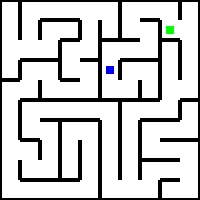
#> input picture rect-maze-master/mazeSolve-checkpoints/maze00.jpg, 200 x 200 px
$ python section3.py   (Python 2 division)
#> lines starting #> are read from the running program, lines starting #| are printed output that depends on the picture; after the words box and inside, x2 and y2 are one past the last pixel; in counts of white or black regions, pixels touching at a corner belong together
import numpy as np
import cv2

## Reads image in HSV format. Accepts filepath as input argument and returns the HSV
## equivalent of the image.
def readImageHSV(filePath):
    #############  Add your Code here   ###############
    img = cv2.imread(filePath)
    hsvImg = cv2.cvtColor(img, cv2.COLOR_BGR2HSV)
    ###################################################
    return hsvImg

## Reads image in binary format. Accepts filepath as input argument and returns the binary
## equivalent of the image.
def readImageBinary(filePath):
    #############  Add your Code here   ###############
    img = cv2.imread(filePath, 0)
    ret, binaryImage = cv2.threshold(img, 10, 255, cv2.THRESH_BINARY)
    ###################################################
    return binaryImage

## The findNeighbours function takes a maze image and row and column coordinates of a cell as input arguments
## and returns a stack consisting of all the neighbours of the cell as output.
## Note :- Neighbour refers to all the adjacent cells one can traverse to from that cell provided only horizontal
## and vertical traversal is allowed.
def findNeighbours(img,row,column):
    neighbours = []
    #############  Add your Code here   ###############
    i = 0
    while(True):
        if img[i, i] != 0:
            border = i
            break
        i += 1
    i = border
    cell = 0
    while(True):
        if img[i, i] == 0:
            cell = i
            break
        i += 1
    if img[cell - border * 2, cell] == 0 or img[cell, cell - border * 2] == 0:
        cell = cell + border
    row_new = (2 * row + 1) * (cell / 2)
    col_new = (2 * column + 1) * (cell / 2)
    top = row_new - (cell / 2) + 1
    bottom = row_new + (cell / 2) - 2
    left = col_new - (cell / 2) + 1
    right = col_new + (cell / 2) - 2
    if img[top, col_new] != 0:
        neighbours.append([row - 1, column])
    if img[bottom, col_new] != 0:
        neighbours.append([row + 1, column])
    if img[row_new, left] != 0:
        neighbours.append([row, column - 1])
    if img[row_new, right] != 0:
        neighbours.append([row, column + 1])
    ###################################################
    return neighbours

##  colourCell basically highlights the given cell by painting it with the given colourVal. Care should be taken that
##  the function doesn't paint over the black walls and only paints the empty spaces. This function returns the image
##  with the painted cell.
##  You can change the colourCell() functions used in the previous sections to suit your requirements.

# [38 lines left out: function colourCell, not called in this run]

##  Function that accepts some arguments from user and returns the graph of the maze image.
def buildGraph(img):  ## You can pass your own arguments in this space.
    graph = {}
    #############  Add your Code here   ###############
    i = 0
    while(True):
        if img[i, i] != 0:
            border = i
            break
        i += 1
    i = border
    cell = 0
    while(True):
        if img[i, i] == 0:
            cell = i
            break
        i += 1
    if img[cell - border * 2, cell] == 0 or img[cell, cell - border * 2] == 0:
        cell = cell + border
    r = len(img) / cell
    c = len(img) / cell
    for i in range(r):
        for j in range(c):
            graph[(i, j)] = findNeighbours(img, i, j)
    ###################################################
    return graph

#####################################    Add Utility Functions Here   ###################################
##                                                                                                     ##
##                   You are free to define any functions you want in this space.                      ##
##                             The functions should be properly explained.                             ##
class Link():
    value = 0
    parent = 0
    def __init__(self, a, b):
        self.value = a
        self.parent = b

def next_num():                                     ##This is a sequence for assigning numbers to the cells in recursive function
    del x[0]
    return x[0]

def numberMaze(graph, initial, new, l):             ##This assigns numbers to the cells based on a certain algorithm that we have used
    empty = 0                                       ##Starting from the first cell, the cells are assigned number 1 and everytime a branching occurs the next cells are assigned the next numbers, and if branhing does not occur the same number is continuosly assigned.
    lar = 0                                         ##Them using class. we create links between these numbers, and to find shortest path between cells, we just traverse those certain numbers that we have assigned. suppose 1->3->5->8 are the links created, then to go from 1 to 8, we traverse all cells from 1 to 3 to 5 to the final cell in 8
    for k in graph[initial]:
        if new[tuple(k)] == -1:
            empty += 1
    if empty == 0:
        return
    elif empty == 1:
        for i in range(len(graph[initial])):
            if new[tuple(graph[initial][i])] == -1:
                new[tuple(graph[initial][i])] = new[initial]
                numberMaze(graph, tuple(graph[initial][i]), new, l)
    else:
        for i in range(len(graph[initial])):
            if new[tuple(graph[initial][i])] == -1:
                n = next_num()
                new[tuple(graph[initial][i])] = n
                l.append(Link(n, new[initial]))
                numberMaze(graph, tuple(graph[initial][i]), new, l)

def shortestNumberedPath(l, initial, final, path):      ##This function is required to find the shortest path
    if final == initial:                                ##It acquires the required sequence of links that had been developed using the algorith, explained above and returns it to the required function
        return
    else:
        for i in l:
            if i.value == final:
                parent = i.parent
                break
        path.append(parent)
        shortestNumberedPath(l, initial, parent, path)

def OptimumPath(markers, initial, final, filePath):         ##This function checks the length of all the possible paths and assigns the shortest path length and returns that path as the final shortest optimum path
    shortest = range(5000)
    img = readImageBinary(filePath)
    graph = buildGraph(img)
    if len(markers) == 0:
        shortest = findPath(graph, initial, final, img)
        optimumPath.append(shortest)
        return
    for k in markers:
        path = findPath(graph, initial, k, img)
        if len(path) < len(shortest):
            shortest = path
            marker = k
    markers.remove(marker)
    optimumPath.append(shortest)
    OptimumPath(markers, marker, final, filePath)
##                                                                                                     ##
##                                                                                                     ##
#########################################################################################################


##  Finds shortest path between two coordinates in the maze. Returns a set of coordinates from initial point
##  to final point.
def findPath(graph, initial, final, img): ## You can pass your own arguments in this space.
    #############  Add your Code here   ###############
    shortest = [initial]
    visited = [initial]
    count = 1
    global path
    path = []
    global new
    new = {}
    global l
    l = []
    graph = buildGraph(img)
    for k in graph.keys():
        new[k] = -1
    new[initial] = 1
    global x
    x = range(1, 1000)
    numberMaze(graph, initial, new, l)
    path.append(new[final])
    shortestNumberedPath(l, new[initial], new[final], path)
    path.reverse()
    current = initial
    while(True):
        if current == final:
            return shortest
        for j in graph[current]:
            if not tuple(j) in visited:
                if new[tuple(j)] == new[current]:
                    current = tuple(j)
                    shortest.append(current)
                    visited.append(current)
                    break
                else:
                    if new[tuple(j)] == path[count]:
                        count += 1
                        shortest.append(tuple(j))
                        current = tuple(j)
                        visited.append(current)
                        break
    ###################################################


## The findMarkers() function returns a list of coloured markers in form of a python dictionaries
## For example if a blue marker is present at (3,6) and red marker is present at (1,5) then the
## dictionary is returned as :-
##          list_of_markers = { 'Blue':(3,6), 'Red':(1,5)}

def findMarkers(filepath):    ## You can pass your own arguments in this space.
    list_of_markers = {}
    #############  Add your Code here   ###############
    i = 10
    img = cv2.imread(filepath)
    while i < len(img):
        j = 10
        while j < len(img[0]):
            pixel = img[i, j]
            if pixel[0] < 10 and pixel[1] < 10:
                list_of_markers['Red'] = ((i-10)/20, (j-10)/20)
            if pixel[0] < 10 and pixel[2] < 10:
                list_of_markers['Green'] = ((i-10)/20, (j-10)/20)
            if pixel[1] < 10 and pixel[2] < 10:
                list_of_markers['Blue'] = ((i-10)/20, (j-10)/20)
            if pixel[0] > 240 and pixel[1] < 10 and pixel[2] > 240:
                list_of_markers['Pink'] = ((i-10)/20, (j-10)/20)
            j += 20
        i += 20
    ###################################################
    return list_of_markers

## The findOptimumPath() function returns a python list which consists of all paths that need to be traversed
## in order to start from the bottom left corner of the maze, collect all the markers by traversing to them and
## then traverse to the top right corner of the maze.

def findOptimumPath(markers, initial, final, filePath):     ## You can pass your own arguments in this space.
    path_array = []
    #############  Add your Code here   ###############
    global optimumPath
    optimumPath = []
    OptimumPath(markers, initial, final, filePath)
    path_array = optimumPath
    ###################################################
    return path_array

## The colourPath() function highlights the whole path that needs to be traversed in the maze image and
## returns the final image.

# [12 lines left out: function colourPath, not called in this run]


## This is the main() function for the code, you are not allowed to change any statements in this part of
## the code. You are only allowed to change the arguments supplied in the findMarkers(), findOptimumPath()
## and colourPath() functions.

def main(filePath, flag = 0):
    imgHSV = readImageHSV(filePath)                ## Acquire HSV equivalent of image.
#> in readImageHSV, img is the input picture: shape (200, 200, 3); mean B, G, R 204.7, 204.7, 204.3
#> in readImageHSV, `hsvImg = cv2.cvtColor(img, cv2.COLOR_BGR2HSV)`: hsvImg: shape (200, 200, 3); mean H, S, V 2.1, 2.3, 205.1
    listOfMarkers = findMarkers(filePath)              ## Acquire the list of markers with their coordinates.
#> the loop in findMarkers, `while i < len(img):` made 10 passes
#> i on passes 1 to 10: 30, 50, 70, 90, 110, 130, 150, 170, 190, 210
#> after the loop in findMarkers, `while i < len(img):`: i = 210; list_of_markers = {'Green': (1, 8), 'Blue': (3, 5)}
#> listOfMarkers = {'Green': (1, 8), 'Blue': (3, 5)}
    test = str(listOfMarkers)
#> test = "{'Green': (1, 8), 'Blue': (3, 5)}"
    imgBinary = readImageBinary(filePath)          ## Acquire the binary equivalent of image.
#> in readImageBinary, `ret, binaryImage = cv2.threshold(img, 10, 255, cv2.THRESH_BINARY)`:
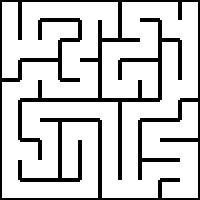
#> binaryImage: shape (200, 200); 80.5% white; 1 black region, box (x1, y1, x2, y2) and area: (0, 0, 200, 200) 7812
    initial_point = ((len(imgBinary)/20)-1,0)      ## Bottom Left Corner Cell
#> initial_point = (9, 0)
    final_point = (0, (len(imgBinary[0])/20) - 1)  ## Top Right Corner Cell
#> final_point = (0, 9)
    pathArray = findOptimumPath(listOfMarkers.values(), initial_point, final_point, filePath) ## Acquire the list of paths for optimum traversal.
#> after the loop in buildGraph, `while(True):`: i = 2
#> after the loop in buildGraph, `while(True):`: i = 18
#> in buildGraph, `r = len(img) / cell`: r = 10
    print pathArray
    img = colourPath(imgBinary, pathArray, listOfMarkers.values())         ## Highlight the whole optimum path in the maze image
    if __name__ == "__main__":
        return img
    else:
        if flag == 0:
            return pathArray
        elif flag == 1:
            return test + "\n"
        else:
            return img
## Modify the filepath in this section to test your solution for different maze images.
if __name__ == "__main__":
    filePath = "maze00.jpg"                        ## Insert filepath of image here
#> (the run stopped early here; a loop or call above may not have finished)

$ run again, with rect-maze-master/mazeSolve-checkpoints/maze01.jpg copied over rect-maze-master/mazeSolve-checkpoints/maze00.jpg
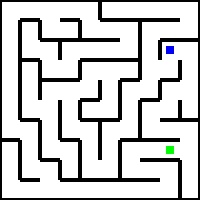
#> input picture rect-maze-master/mazeSolve-checkpoints/maze01.jpg, 200 x 200 px
#> in readImageHSV, img is the input picture: shape (200, 200, 3); mean B, G, R 204.6, 204.7, 204.3
#> hsvImg: shape (200, 200, 3); mean H, S, V 1.7, 1.5, 205
#> the loop in findMarkers, `while i < len(img):` made 10 passes
#> i on passes 1 to 8: 30, 50, 70, 90, 110, 130, 150, 170
#> after the loop in findMarkers, `while i < len(img):`: i = 210; list_of_markers = {'Blue': (2, 8), 'Green': (7, 8)}
#> test = "{'Blue': (2, 8), 'Green': (7, 8)}"
#> img: shape (200, 200)
#> in readImageBinary, `ret, binaryImage = cv2.threshold(img, 10, 255, cv2.THRESH_BINARY)`:
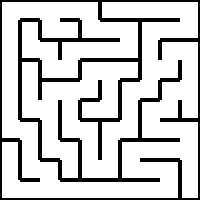
#> binaryImage: shape (200, 200); 80.5% white; 1 black region, box (x1, y1, x2, y2) and area: (0, 0, 200, 200) 7816
#> initial_point = (9, 0)
#> final_point = (0, 9)
#> after the loop in buildGraph, `while(True):`: i = 2
#> after the loop in buildGraph, `while(True):`: i = 20
#> r = 10

$ run again, with rect-maze-master/mazeSolve-checkpoints/maze02.jpg copied over rect-maze-master/mazeSolve-checkpoints/maze00.jpg
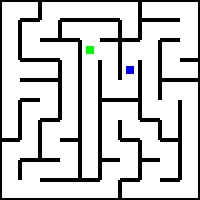
#> input picture rect-maze-master/mazeSolve-checkpoints/maze02.jpg, 200 x 200 px
#> in readImageHSV, img is the input picture: shape (200, 200, 3); mean B, G, R 204.7, 204.7, 204.3
#> hsvImg: shape (200, 200, 3); mean H, S, V 2.1, 1.9, 205.1
#> the loop in findMarkers, `while i < len(img):` made 10 passes
#> i on passes 1 to 8: 30, 50, 70, 90, 110, 130, 150, 170
#> after the loop in findMarkers, `while i < len(img):`: i = 210; list_of_markers = {'Green': (2, 4), 'Blue': (3, 6)}
#> test = "{'Green': (2, 4), 'Blue': (3, 6)}"
#> img: shape (200, 200)
#> in readImageBinary, `ret, binaryImage = cv2.threshold(img, 10, 255, cv2.THRESH_BINARY)`:
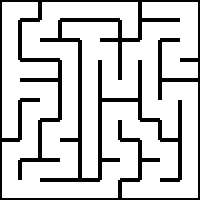
#> binaryImage: shape (200, 200); 80.5% white; 1 black region, box (x1, y1, x2, y2) and area: (0, 0, 200, 200) 7812
#> initial_point = (9, 0)
#> final_point = (0, 9)
#> after the loop in buildGraph, `while(True):`: i = 2
#> after the loop in buildGraph, `while(True):`: i = 20
#> r = 10

$ run again, with rect-maze-master/mazeSolve-checkpoints/maze03.jpg copied over rect-maze-master/mazeSolve-checkpoints/maze00.jpg
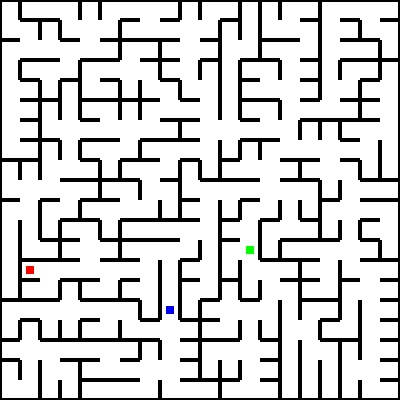
#> input picture rect-maze-master/mazeSolve-checkpoints/maze03.jpg, 400 x 400 px
#> in readImageHSV, img is the input picture: shape (400, 400, 3); mean B, G, R 206, 206, 206
#> hsvImg: shape (400, 400, 3); mean H, S, V 0.8, 0.8, 206.2
#> the loop in findMarkers, `while i < len(img):` made 20 passes
#> i on passes 1 to 8: 30, 50, 70, 90, 110, 130, 150, 170
#> after the loop in findMarkers, `while i < len(img):`: i = 410; list_of_markers = {'Green': (12, 12), 'Red': (13, 1), 'Blue': (15, 8)}
#> listOfMarkers has the same summary as list_of_markers in findMarkers
#> img: shape (400, 400)
#> in readImageBinary, `ret, binaryImage = cv2.threshold(img, 10, 255, cv2.THRESH_BINARY)`:
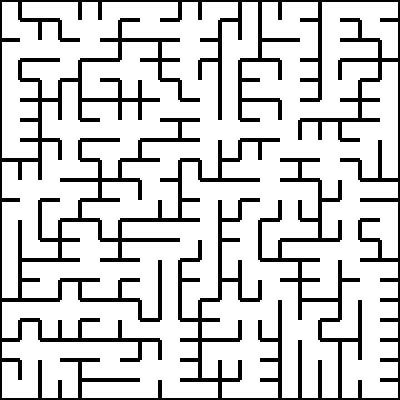
#> binaryImage: shape (400, 400); 80.9% white; 1 black region, box (x1, y1, x2, y2) and area: (0, 0, 400, 400) 30592
#> initial_point = (19, 0)
#> final_point = (0, 19)
#> after the loop in buildGraph, `while(True):`: i = 2
#> after the loop in buildGraph, `while(True):`: i = 18
#> r = 20
